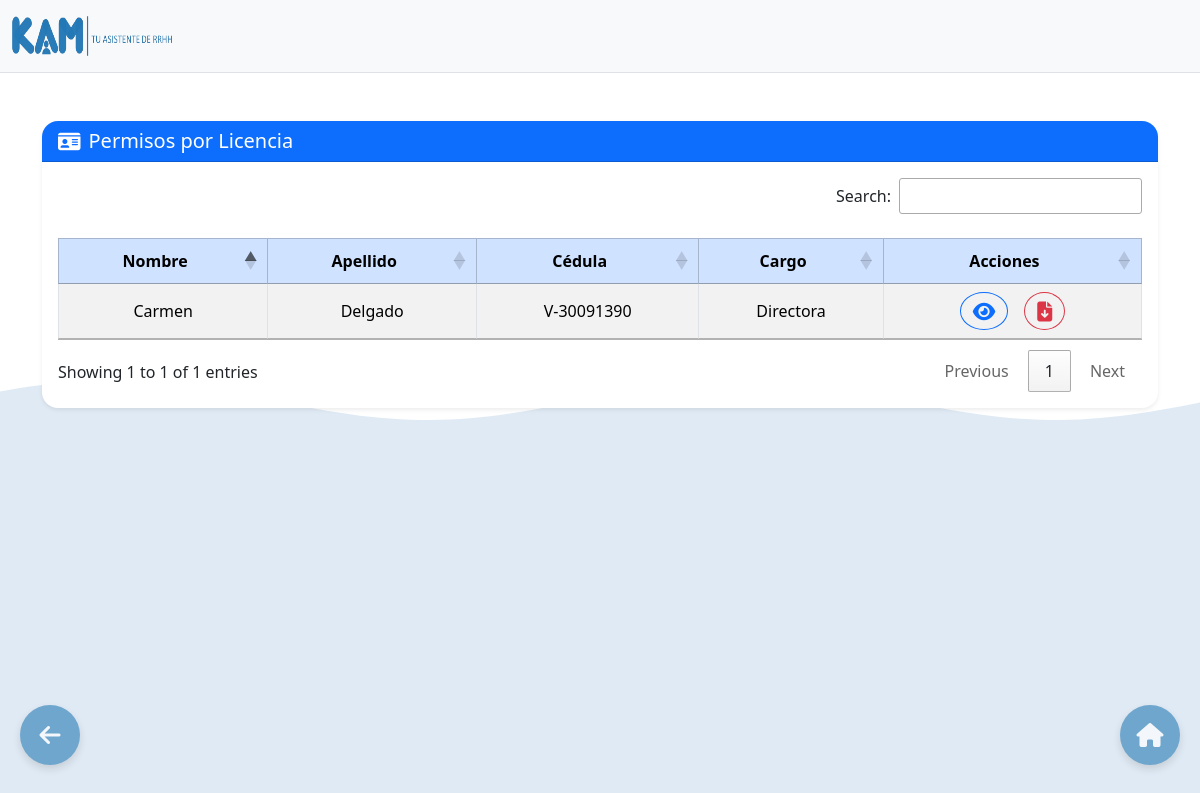
/Licencia.php (signed in), run on the app's committed database.
### tables this page shows
CREATE TABLE `persona` (
  `id_personal` int(11) NOT NULL,
  `nombre_personal` varchar(255) NOT NULL,
  `apellido_personal` varchar(255) NOT NULL,
  `cedula_personal` varchar(50) NOT NULL,
  `titulo_personal` varchar(255) NOT NULL,
  `correo_personal` varchar(255) NOT NULL,
  `nacimiento_personal` date NOT NULL,
  `ingreso_personal` date NOT NULL,
  `cargo_personal` varchar(255) NOT NULL,
  `huella_dactilar` mediumblob NOT NULL,
  `nacionalidad_personal` varchar(100) DEFAULT NULL,
  `tipo` enum('Parcial','Tiempo Completo') NOT NULL,
  `activo` tinyint(1) NOT NULL DEFAULT 1
);

### Licencia.php (the view, shortened to what this page needs)
<?php
$conn = new mysqli("localhost", "root", "", "base_kam");
$sql = "SELECT * FROM persona";
$result = $conn->query($sql);
?>
<!DOCTYPE html>
<html>
       <head>
        <link rel="stylesheet" href="https://cdn.jsdelivr.net/npm/sweetalert2@11/dist/sweetalert2.min.css">
        <link href="https://cdn.jsdelivr.net/npm/bootstrap@5.3.2/dist/css/bootstrap.min.css" rel="stylesheet">
        <link rel="stylesheet" type="text/css" href="https://cdn.datatables.net/1.11.5/css/jquery.dataTables.css">
        <link rel="stylesheet" href="https://cdnjs.cloudflare.com/ajax/libs/font-awesome/6.5.0/css/all.min.css">
        <link rel="stylesheet" href="https://cdn.datatables.net/1.13.6/css/dataTables.bootstrap5.min.css">
        <link rel="stylesheet" href="Assets/CSS/Reportes.css">
    </head>
<body>
  <div class="container-fluid py-3 border-bottom">
    <div class="d-flex align-items-center justify-content-between flex-wrap">
      <div class="d-flex align-items-center gap-2">
        <img src="Assets/Images/KAM.png" alt="Logo" width="160" height="40">
      </div>
  </div>
</div>
<div class="container my-5">
  <div class="card shadow-sm border-0 rounded-4">
    <div class="card-header bg-primary text-white rounded-top-4 d-flex align-items-center">
      <i class="fas fa-id-card fa-lg me-2"></i>
      <h5 class="mb-0">Permisos por Licencia</h5>
    </div>
    <div class="card-body rounded-bottom-4">
      <div class="table-responsive">
        <table id="miTabla" class="table table-striped table-bordered align-middle text-center mb-0">
          <thead class="table-primary">
            <tr>
                <th class="text-center">Nombre</th>
                <th class="text-center">Apellido</th>
                <th class="text-center">Cédula</th>
                <th class="text-center">Cargo</th>
                <th class="text-center">Acciones</th>
            </tr>
            </thead>
          <tbody>
            <?php
            if ($result->num_rows > 0) {
                while ($row = $result->fetch_assoc()) {
                    echo "<tr>
                            <td>" . $row["nombre_personal"] . "</td>
                            <td>" . $row["apellido_personal"] . "</td>
                            <td>" . $row["cedula_personal"] . "</td>
                            <td>" . $row["cargo_personal"] . "</td>
                            <td>
                        <div class='d-flex justify-content-center gap-3'>
                            <a href='#' class='preview-link btn btn-outline-primary rounded-circle' data-id='" . $row['id_personal'] . "' onclick='openModal(" . $row['id_personal'] . ")'>
                                <i class='fas fa-eye fa-lg'></i>
                            </a>
                                    <a href='generar_pdf.php?id=" . $row['id_personal'] . "' class='download-link btn btn-outline-danger rounded-circle' data-id='" . $row['id_personal'] . "'>
                                        <i class='fas fa-file-download fa-lg'></i>
                                    </a>
                                </div>
                            </td>
                        </tr>";
                }
            } else {
                echo "<tr><td colspan='5'>No se encontraron registros</td></tr>";
            }
            ?>
          </tbody>
        </table>
      </div>
    </div>
  </div>
</div>
<a href="Inicio.php">
  <div class="floating-button right-button">
    <i class="fas fa-house fa-xl text-white"></i>
  </div>
</a>
<a href="Permisos.php">
  <div class="floating-button left-button">
    <i class="fas fa-arrow-left fa-xl text-white"></i>
  </div>
</a>
</body>
</html>

### Assets/CSS/Reportes.css (style rules this page uses)
.container-fluid { position: relative; z-index: 2; background-color: #f8f9fa; backdrop-filter: none; }

### Licencia.php (style rules this page uses)
.floating-button { background-color: #2378b2; opacity: 0.6; border: none; border-radius: 50%; width: 60px; height: 60px; position: fixed; bottom: 35px; cursor: pointer; display: flex; justify-content: center; align-items: center; box-shadow: 0 4px 8px rgba(0, 0, 0, 0.2); transition: opacity 0.3s ease; z-index: 10; }
.right-button { right: 20px; }
.left-button { left: 20px; }

### data on the page
persona: nombre_personal "Carmen", apellido_personal "Delgado", cedula_personal "V-30091390", cargo_personal "Directora"
